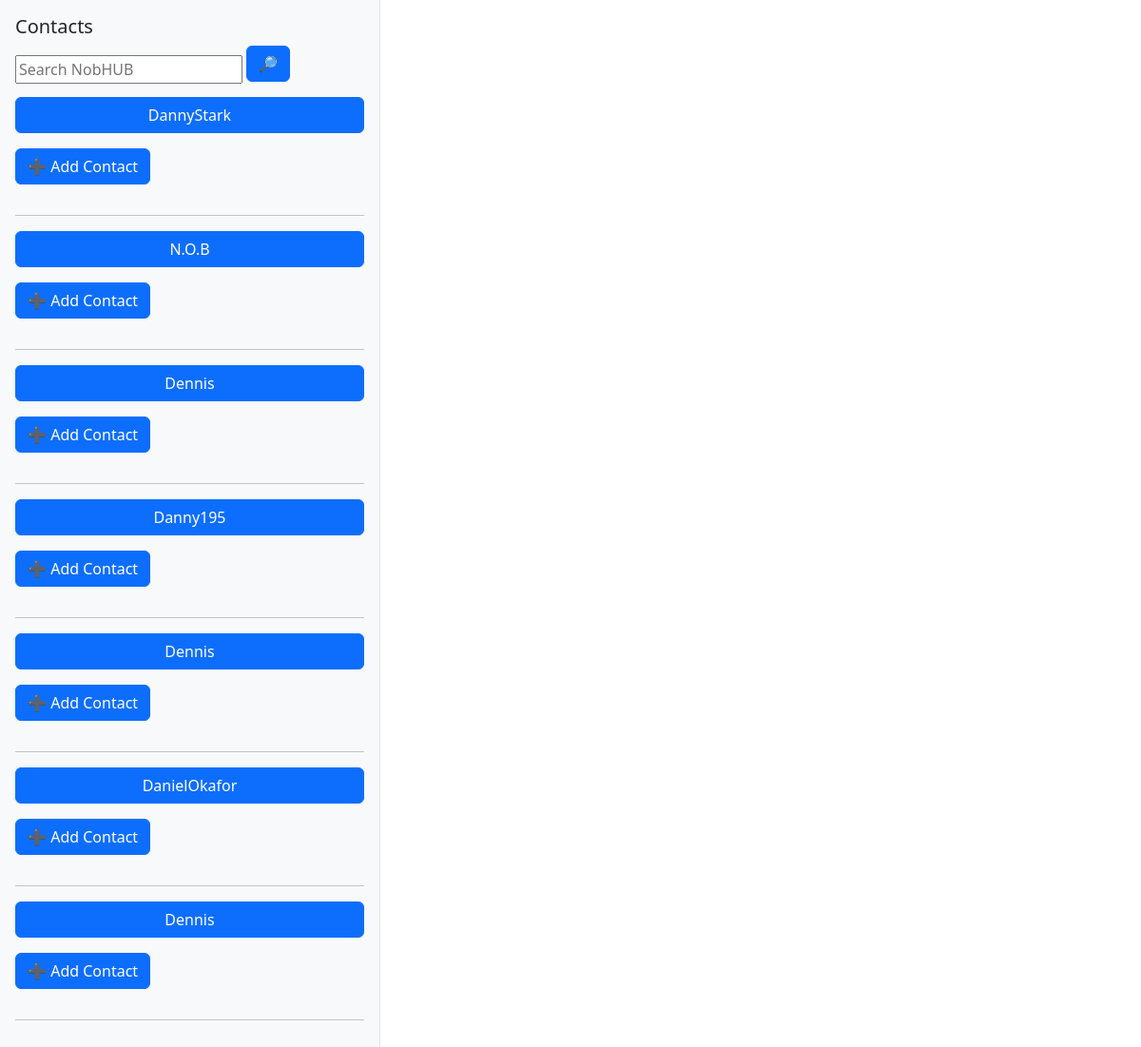
/users, run on an earlier commit of the app's database.
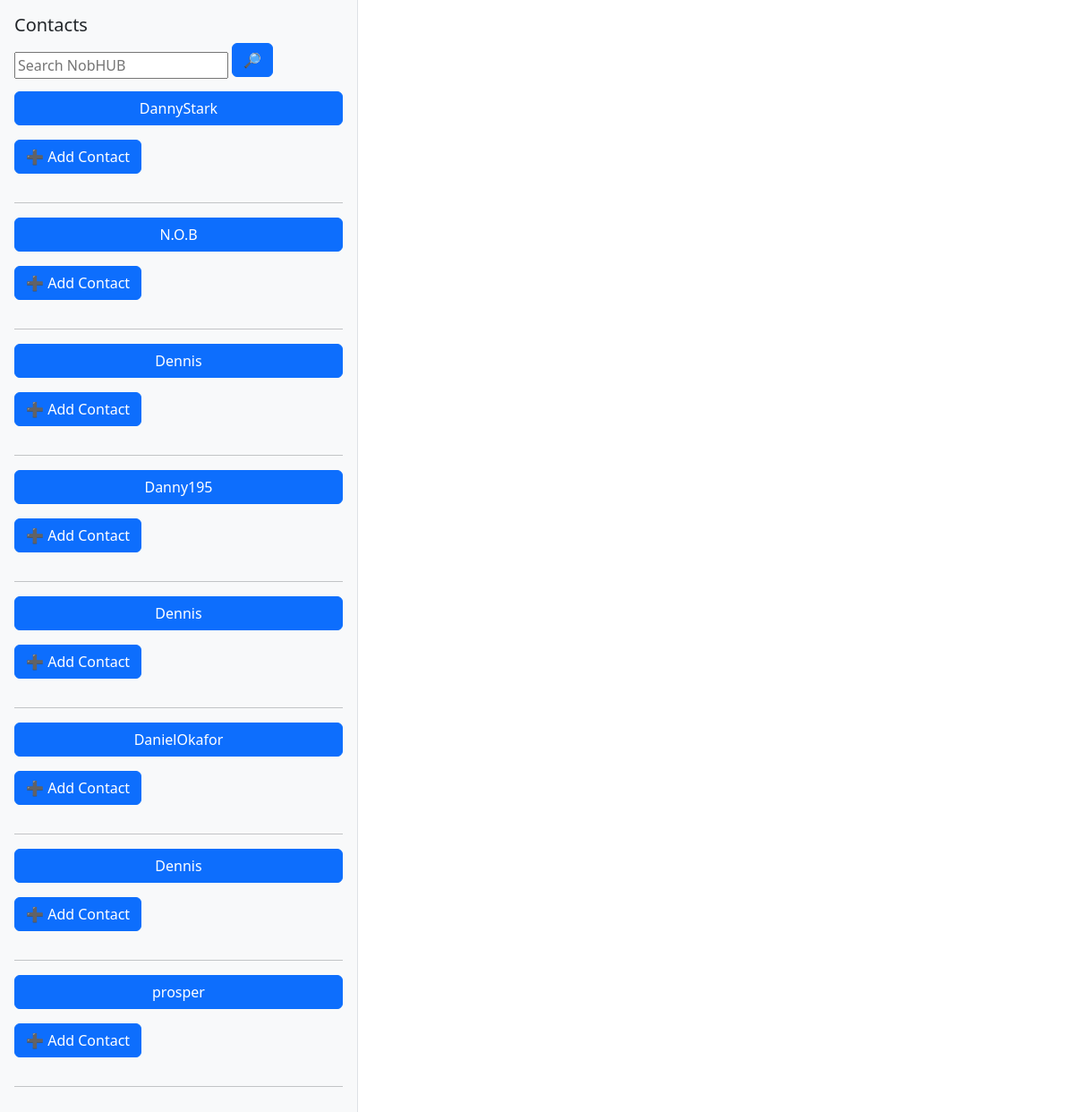
And on a later commit of the database.
### App/models.py (models this page shows)
class User(UserMixin, nob_db.Model):
    id = nob_db.Column(nob_db.Integer, primary_key=True)
    username = nob_db.Column(nob_db.String(20), nullable=False)
    user_number = nob_db.Column(nob_db.String(200), nullable=False)
    user_email = nob_db.Column(nob_db.String(100), nullable=False)
    user_password_hash = nob_db.Column(nob_db.String(200), nullable=False)
    user_image_path =  nob_db.Column(nob_db.String(200), nullable=False)
    user_contacts = nob_db.relationship('Contacts', backref='owner_user', lazy=True, primaryjoin="User.id==Contacts.user_id", overlaps="actual_contact_user") # A two way relationship between the user and their contacts and messages
    user_messages_sent = nob_db.relationship('Messages', backref='sender_user', lazy=True, primaryjoin="User.id==Messages.user_id", overlaps="user_messages_received")
    user_messages_received = nob_db.relationship('Messages',backref='recipient_user',lazy=True,primaryjoin="User.id == Messages.contact_id", overlaps="user_messages_sent")

### App/routes.py (the view)
@routes.route('/users')
def users():
    users = User.query.all()
    return render_template('users.html', users=users)

### App/templates/users.html
{% extends 'base.html' %}
{% block body %}
 <div class="col-md-4 bg-light border-end p-3">
      <h5>Contacts</h5>
       <div class="search-container">
        <form action="/search" method="GET" class="search-form">
            <input type="text" name="search" id="search" placeholder="Search NobHUB" >
            <button type="submit" class="btn btn-primary mb-3">🔎</button>
        </form>
        </div>
        <div>
      <ul class="list-group">
         {% if users %}
          {% for user in users %}
        <button class="btn btn-primary mb-3">{{user.username}} </button>
           <a href="/add/{{user.id}}"><button class="btn btn-primary mb-3">➕ Add Contact</button></a>
            <hr>
        {% endfor %}
      </ul>
      {%else%}
        <p> '{{ users_to_find}}' not found</p>
        {% endif %}
    </div>
  </div>
       {% endblock %}

What changed in the data, as far as the page shows it:
added User: username "prosper"
